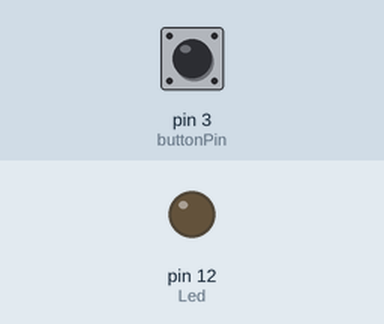
This sketch was run on a simulated Arduino Uno, built with avr-gcc and run on an emulated ATmega328P. Shown: output pins drawn as LEDs (lit = HIGH). Inputs (shaded band) come from the test bench; at power-on: pin 3 (buttonPin) HIGH. What the sketch prints to the serial monitor is not drawn.

Above: at 1.2 s.
1.3 s: pin 3 (buttonPin) pulled LOW for 0.15 s
At 1.38 s:
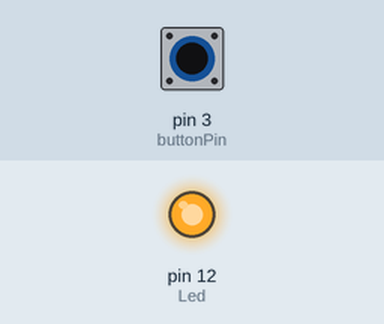
2.9 s: pin 3 (buttonPin) pulled LOW for 3.2 s
At 6.8 s:
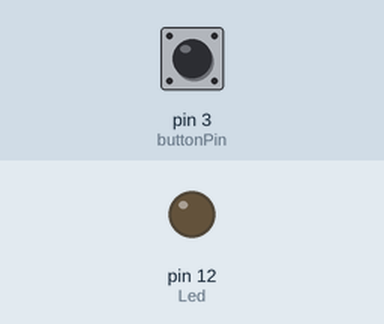
Timing chart, 0 to 8.3 s (numbered marks = the images above; inputs shaded):
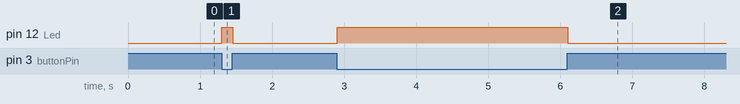

Measured:
- after the input at 1.3 s, pin 12 (Led): LOW → HIGH at once, → LOW 0.15 s later
- after the input at 2.9 s, pin 12 (Led): LOW → HIGH at once, → LOW 3.2 s later

The sketch:

activity3part2.ino
```cpp
int buttonPin = 3;
int Led = 12;

void setup() {
pinMode(buttonPin,INPUT);
pinMode(Led,OUTPUT);
Serial.begin(9600);
}

void loop() {
int buttonState = digitalRead(buttonPin); //read the state of the button input
if (buttonState == LOW) { //pressing the button will produce a LOW state 0V
digitalWrite(Led,HIGH); //the led with turn on
Serial.println(buttonState);
} else{
digitalWrite(Led,LOW); //the led with turn off
} Serial.println(buttonState); //check in the serial monitor
}
```
